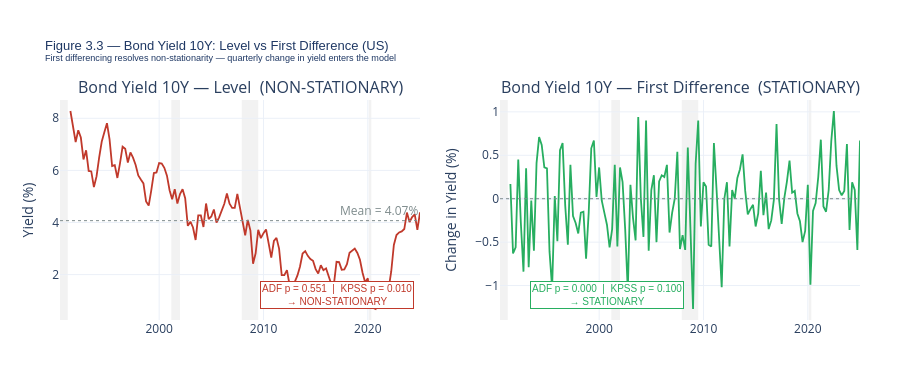

The cell this chart's notebook holds for it:
### Markdown cell above
### Step 3 — Stationarity Testing Results & Decisions

**Confirmed Stationary**

| Variable | ADF p | KPSS p | Note |
|----------|-------|--------|------|
| us_unemployment | 0.026 | 0.100 | Clean on both tests |
| us_sp500_qoq_growth | 0.000 | 0.100 | Clean on both tests |
| us_log_vix | 0.002 | 0.100 | Clean on both tests |
| us_indprod_yoy | 0.022 | 0.075 | Clean on both tests |
| us_oil_yoy | 0.000 | 0.100 | Clean on both tests |
| us_reer_diff | 0.000 | 0.100 | Clean on both tests |

**First Differenced**

| Variable | Original Decision | Action | Post-Differencing |
|----------|------------------|--------|-------------------|
| us_bond_yield_10y | NON-STATIONARY (ADF p=0.551, KPSS p=0.010) | First difference → us_bond_yield_10y_d1 | STATIONARY (ADF p=0.000, KPSS p=0.100) |

The secular decline in the 10-year yield from ~8% in 1990 to near zero post-GFC constitutes a genuine trend that both tests confirmed as non-stationary. First differencing produces the quarterly change in yield, which is stationary and economically more interpretable — it captures the direction of monetary policy movement rather than the absolute rate level.

**Retained with Documented Justification (Inconclusive)**

| Variable | ADF p | KPSS p | Justification |
|----------|-------|--------|---------------|
| us_gdp_yoy_growth | 0.078 | 0.100 | KPSS confirms stationarity. Growth rates are mean-reverting by economic definition. |
| us_cpi | 0.430 | 0.100 | Post-COVID inflation surge (2021–2023) introduces a temporary trend inflating ADF p-value. Inflation is mean-reverting over a full cycle. |
| us_consumer_confidence | 0.183 | 0.060 | Bounded series by construction — cannot diverge to zero or infinity, making a unit root economically implausible. Long decline since 2000 peak drives the borderline result. |
| us_credit_qoq_growth | 0.055 | 0.100 | Marginally above 5% threshold. KPSS comfortable. Borderline ADF driven by GFC contraction outlier. |
| us_house_price_yoy | 0.066 | 0.100 | KPSS confirms stationarity. YoY growth transformation successfully removes the level trend. |
| delinquency_rate (target) | 0.234 | 0.100 | GFC and COVID spikes inflate ADF p-value. Series is clearly mean-reverting around 2.57% over the full cycle. KPSS confirmation is the deciding criterion. |

**Final Feature Set After Step 3**

12 variables enter next steps via FEATURES_STAT — one variable transformed (bond yield → first difference), all others retained at their Step 2 specification.

**Working dataset: 135 rows × 24 columns — no columns removed at any point.**

Column breakdown:
- 16 original variables from MacroVariables_US_v2.csv (us_house_price_idx, us_cpi, us_unemployment, us_consumer_confidence, us_real_gdp, us_gdp_yoy_growth, us_bond_yield_10y, us_reer, us_oil_price, us_credit, us_credit_qoq_growth, us_credit_yoy_growth, us_industrial_production, us_vix, us_sp500_close, us_sp500_qoq_growth)
- 1 target variable (delinquency_rate)
- 5 derived variables from Step 2 (us_house_price_yoy, us_indprod_yoy, us_oil_yoy, us_log_vix, us_reer_diff)
- 1 intermediate variable from Step 2 (us_reer_interp)
- 1 first-differenced variable from Step 3 (us_bond_yield_10y_d1)

FEATURES_STAT acts as the analytical lens — it selects which 12 variables enter the model pipeline. All 24 columns remain accessible throughout for reference, validation, and documentation purposes.

### Code cell
# 3.6  Visualise bond yield level vs first difference
# Only bond yield required action — plot level vs d1 to document the decision

bond_var    = PREFIX + 'bond_yield_10y'
bond_d1_var = PREFIX + 'bond_yield_10y_d1'

fig3 = make_subplots(
    rows=1, cols=2,
    subplot_titles=[
        'Bond Yield 10Y — Level  (NON-STATIONARY)',
        'Bond Yield 10Y — First Difference  (STATIONARY)',
    ],
    horizontal_spacing=0.10,
)

# Level
fig3.add_trace(
    go.Scatter(
        x=df_model.index,
        y=df_model[bond_var],
        mode='lines',
        line=dict(color=RED, width=1.8),
        name='Level',
        hovertemplate='%{x|%Y}<br>Yield: %{y:.2f}%<extra></extra>',
        showlegend=False,
    ),
    row=1, col=1,
)

# First difference
fig3.add_trace(
    go.Scatter(
        x=df_model.index,
        y=df_model[bond_d1_var],
        mode='lines',
        line=dict(color=GREEN, width=1.8),
        name='First Difference',
        hovertemplate='%{x|%Y}<br>Change: %{y:.2f}%<extra></extra>',
        showlegend=False,
    ),
    row=1, col=2,
)

# Zero line on first difference panel
fig3.add_hline(
    y=0,
    line_dash='dot', line_color=GREY, line_width=1,
    row=1, col=2,
)

# Mean line on level panel
fig3.add_hline(
    y=df_model[bond_var].mean(),
    line_dash='dot', line_color=GREY, line_width=1,
    annotation_text=f'Mean = {df_model[bond_var].mean():.2f}%',
    annotation_font_color=GREY,
    row=1, col=1,
)

# Recession bands on both panels
for start, end, label in RECESSIONS:
    for c in [1, 2]:
        fig3.add_vrect(
            x0=start, x1=end,
            fillcolor='lightgrey', opacity=0.30,
            layer='below', line_width=0,
            row=1, col=c,
        )

# ADF / KPSS annotations
fig3.add_annotation(
    x=0.25, y=0.05,
    xref='paper', yref='paper',
    text='ADF p = 0.551  |  KPSS p = 0.010<br>→ NON-STATIONARY',
    showarrow=False,
    font=dict(size=10, color=RED, family='Arial'),
    bgcolor='white',
    bordercolor=RED,
    borderwidth=1,
)
fig3.add_annotation(
    x=0.78, y=0.05,
    xref='paper', yref='paper',
    text='ADF p = 0.000  |  KPSS p = 0.100<br>→ STATIONARY',
    showarrow=False,
    font=dict(size=10, color=GREEN, family='Arial'),
    bgcolor='white',
    bordercolor=GREEN,
    borderwidth=1,
)

fig3.update_layout(
    title=dict(
        text=(f'Figure 3.3 — Bond Yield 10Y: Level vs First Difference ({COUNTRY})<br>'
              '<sup>First differencing resolves non-stationarity — '
              'quarterly change in yield enters the model</sup>'),
        font=dict(size=13, color=NAVY, family='Arial'),
    ),
    template=TEMPLATE,
    height=380,
    margin=dict(t=100, b=60, l=60, r=40),
)
fig3.update_yaxes(title_text='Yield (%)', row=1, col=1)
fig3.update_yaxes(title_text='Change in Yield (%)', row=1, col=2)
fig3.show()

### Figure 1 — Plotly figure (JSON) as saved in the notebook; plotly's stock layout.template omitted (floating-point values rounded to 4 significant figures; data arrays with more than 128 entries replaced by an {"elided": "..."} marker saying what was removed)
{"data": [{"hovertemplate": "%{x|%Y}<br>Yield: %{y:.2f}%<extra></extra>", "line": {"color": "#C0392B", "width": 1.8}, "mode": "lines", "name": "Level", "showlegend": false, "type": "scatter", "x": {"elided": "135 str values"}, "xaxis": "x", "y": {"elided": "135 float values"}, "yaxis": "y"}, {"hovertemplate": "%{x|%Y}<br>Change: %{y:.2f}%<extra></extra>", "line": {"color": "#27AE60", "width": 1.8}, "mode": "lines", "name": "First Difference", "showlegend": false, "type": "scatter", "x": {"elided": "135 str values"}, "xaxis": "x2", "y": {"elided": "135 float values"}, "yaxis": "y2"}], "layout": {"annotations": [{"font": {"size": 16}, "showarrow": false, "text": "Bond Yield 10Y — Level  (NON-STATIONARY)", "x": 0.225, "xanchor": "center", "xref": "paper", "y": 1, "yanchor": "bottom", "yref": "paper"}, {"font": {"size": 16}, "showarrow": false, "text": "Bond Yield 10Y — First Difference  (STATIONARY)", "x": 0.775, "xanchor": "center", "xref": "paper", "y": 1, "yanchor": "bottom", "yref": "paper"}, {"font": {"color": "#7F8C8D"}, "showarrow": false, "text": "Mean = 4.07%", "x": 1, "xanchor": "right", "xref": "x domain", "y": 4.071, "yanchor": "bottom", "yref": "y"}, {"bgcolor": "white", "bordercolor": "#C0392B", "borderwidth": 1, "font": {"color": "#C0392B", "family": "Arial", "size": 10}, "showarrow": false, "text": "ADF p = 0.551  |  KPSS p = 0.010<br>→ NON-STATIONARY", "x": 0.25, "xref": "paper", "y": 0.05, "yref": "paper"}, {"bgcolor": "white", "bordercolor": "#27AE60", "borderwidth": 1, "font": {"color": "#27AE60", "family": "Arial", "size": 10}, "showarrow": false, "text": "ADF p = 0.000  |  KPSS p = 0.100<br>→ STATIONARY", "x": 0.78, "xref": "paper", "y": 0.05, "yref": "paper"}], "height": 380, "margin": {"b": 60, "l": 60, "r": 40, "t": 100}, "shapes": [{"line": {"color": "#7F8C8D", "dash": "dot", "width": 1}, "type": "line", "x0": 0, "x1": 1, "xref": "x2 domain", "y0": 0, "y1": 0, "yref": "y2"}, {"line": {"color": "#7F8C8D", "dash": "dot", "width": 1}, "type": "line", "x0": 0, "x1": 1, "xref": "x domain", "y0": 4.071, "y1": 4.071, "yref": "y"}, {"fillcolor": "lightgrey", "layer": "below", "line": {"width": 0}, "opacity": 0.3, "type": "rect", "x0": "1990-07-01", "x1": "1991-03-31", "xref": "x", "y0": 0, "y1": 1, "yref": "y domain"}, {"fillcolor": "lightgrey", "layer": "below", "line": {"width": 0}, "opacity": 0.3, "type": "rect", "x0": "1990-07-01", "x1": "1991-03-31", "xref": "x2", "y0": 0, "y1": 1, "yref": "y2 domain"}, {"fillcolor": "lightgrey", "layer": "below", "line": {"width": 0}, "opacity": 0.3, "type": "rect", "x0": "2001-03-01", "x1": "2001-12-31", "xref": "x", "y0": 0, "y1": 1, "yref": "y domain"}, {"fillcolor": "lightgrey", "layer": "below", "line": {"width": 0}, "opacity": 0.3, "type": "rect", "x0": "2001-03-01", "x1": "2001-12-31", "xref": "x2", "y0": 0, "y1": 1, "yref": "y2 domain"}, {"fillcolor": "lightgrey", "layer": "below", "line": {"width": 0}, "opacity": 0.3, "type": "rect", "x0": "2007-12-01", "x1": "2009-06-30", "xref": "x", "y0": 0, "y1": 1, "yref": "y domain"}, {"fillcolor": "lightgrey", "layer": "below", "line": {"width": 0}, "opacity": 0.3, "type": "rect", "x0": "2007-12-01", "x1": "2009-06-30", "xref": "x2", "y0": 0, "y1": 1, "yref": "y2 domain"}, {"fillcolor": "lightgrey", "layer": "below", "line": {"width": 0}, "opacity": 0.3, "type": "rect", "x0": "2020-02-01", "x1": "2020-04-30", "xref": "x", "y0": 0, "y1": 1, "yref": "y domain"}, {"fillcolor": "lightgrey", "layer": "below", "line": {"width": 0}, "opacity": 0.3, "type": "rect", "x0": "2020-02-01", "x1": "2020-04-30", "xref": "x2", "y0": 0, "y1": 1, "yref": "y2 domain"}], "title": {"font": {"color": "#1F3864", "family": "Arial", "size": 13}, "text": "Figure 3.3 — Bond Yield 10Y: Level vs First Difference (US)<br><sup>First differencing resolves non-stationarity — quarterly change in yield enters the model</sup>"}, "xaxis": {"anchor": "y", "domain": [0, 0.45]}, "xaxis2": {"anchor": "y2", "domain": [0.55, 1]}, "yaxis": {"anchor": "x", "domain": [0, 1], "title": {"text": "Yield (%)"}}, "yaxis2": {"anchor": "x2", "domain": [0, 1], "title": {"text": "Change in Yield (%)"}}}}
